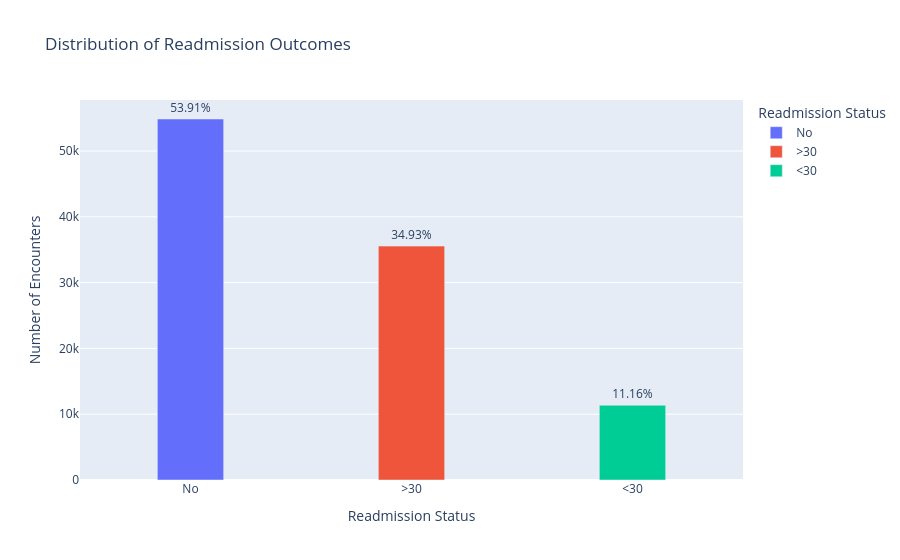

Notebook cell for this chart:
### Markdown cell above
#### Distribution of Readmission Outcomes
#####      * How are hospital encounters distributed across the three readmission categories?

### Code cell
readmission_counts = (df_analysis["readmitted"].value_counts().reset_index())

readmission_counts.columns = ["readmitted", "count"]
readmission_counts["percentage"] = (
    readmission_counts["count"] / readmission_counts["count"].sum()
) * 100

readmission_counts["percentage"] = readmission_counts["percentage"].round(2)

fig = px.bar(readmission_counts,x="readmitted",y="count",color="readmitted",text="percentage",title="Distribution of Readmission Outcomes",
             labels={"readmitted": "Readmission Status","count": "Number of Encounters"})

fig.update_traces(texttemplate="%{text}%",textposition="outside")
fig.update_traces(width=0.3)
fig.update_layout(showlegend=True)
fig.show()

### Figure 1 — Plotly figure (JSON) as saved in the notebook; plotly's stock layout.template omitted (floating-point values rounded to 4 significant figures)
{"data": [{"hovertemplate": "Readmission Status=%{x}<br>Number of Encounters=%{y}<br>percentage=%{text}<extra></extra>", "legendgroup": "No", "marker": {"color": "#636efa", "pattern": {"shape": ""}}, "name": "No", "orientation": "v", "showlegend": true, "text": [53.91], "textposition": "outside", "texttemplate": "%{text}%", "type": "bar", "width": 0.3, "x": ["No"], "xaxis": "x", "y": [54864], "yaxis": "y"}, {"hovertemplate": "Readmission Status=%{x}<br>Number of Encounters=%{y}<br>percentage=%{text}<extra></extra>", "legendgroup": ">30", "marker": {"color": "#EF553B", "pattern": {"shape": ""}}, "name": ">30", "orientation": "v", "showlegend": true, "text": [34.93], "textposition": "outside", "texttemplate": "%{text}%", "type": "bar", "width": 0.3, "x": [">30"], "xaxis": "x", "y": [35545], "yaxis": "y"}, {"hovertemplate": "Readmission Status=%{x}<br>Number of Encounters=%{y}<br>percentage=%{text}<extra></extra>", "legendgroup": "<30", "marker": {"color": "#00cc96", "pattern": {"shape": ""}}, "name": "<30", "orientation": "v", "showlegend": true, "text": [11.16], "textposition": "outside", "texttemplate": "%{text}%", "type": "bar", "width": 0.3, "x": ["<30"], "xaxis": "x", "y": [11357], "yaxis": "y"}], "layout": {"barmode": "relative", "legend": {"title": {"text": "Readmission Status"}, "tracegroupgap": 0}, "showlegend": true, "title": {"text": "Distribution of Readmission Outcomes"}, "xaxis": {"anchor": "y", "categoryarray": ["No", ">30", "<30"], "categoryorder": "array", "domain": [0, 1], "title": {"text": "Readmission Status"}}, "yaxis": {"anchor": "x", "domain": [0, 1], "title": {"text": "Number of Encounters"}}}}
